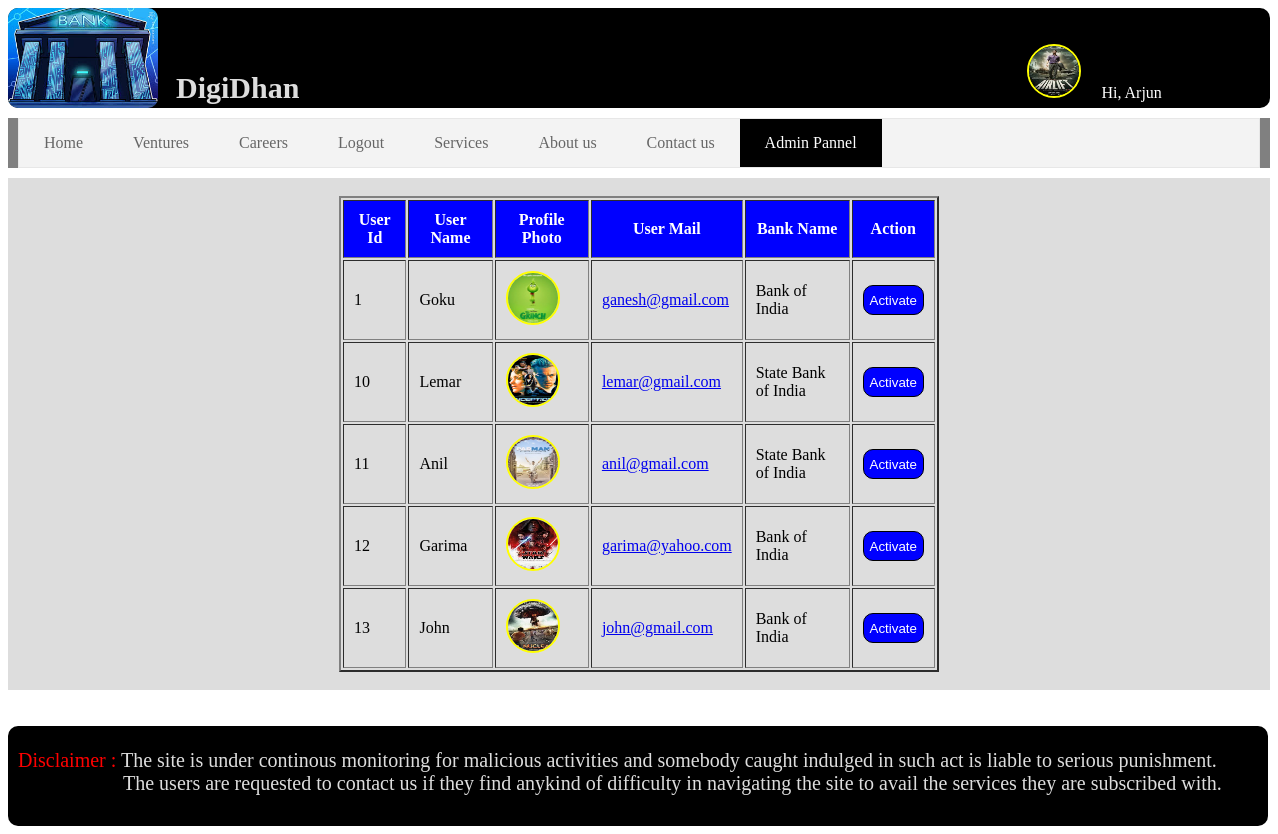
Page /admin_pannel.php (signed in) on the committed database.
### tables this page shows
CREATE TABLE `user` (
  `User_Id` int(11) NOT NULL,
  `User_Active_Status` int(1) NOT NULL DEFAULT '0',
  `User_Mail` varchar(100) NOT NULL,
  `User_Name` varchar(50) NOT NULL,
  `User_Password` varchar(50) NOT NULL,
  `User_Profile` varchar(400) NOT NULL,
  `User_Type` varchar(10) NOT NULL,
  `Bank_Name` varchar(50) NOT NULL,
  `Bank_Account_Number` varchar(20) NOT NULL
);

### admin_pannel.php (the view, shortened to what this page needs)
<?php
if(isset($_SESSION["User_Name"]) and $_SESSION["User_Type"]!='user')
{
?>
<!DOCTYPE html>
<html>
<head>
<link rel="stylesheet" type="text/css" href="index.css">
</head>
<body>
<div class="header">
<img src="SUPPORT_PIC/logo.jpeg" height="106px" width="200px" class="logo_img">
<br><br>&nbsp;&nbsp;&nbsp;&nbsp;&nbsp;&nbsp;&nbsp;&nbsp;&nbsp;&nbsp;&nbsp;&nbsp;&nbsp;&nbsp;&nbsp;
<font color="#ddd" class="logo_text"><b>DigiDhan</b></font>
<?php
echo'<img src="'.$_SESSION["User_Profile"].'" height="50px." width="50px." class="profile">';
echo'&nbsp;&nbsp;&nbsp;&nbsp;&nbsp;<font color="white">Hi, '.$_SESSION["User_Name"].'</font>';
echo'</div>';
echo'<div class="menu"><ul>';
  echo'<li><a  href="index.php">Home</a></li>';
  echo'<li><a href="ventures.php">Ventures</a></li>';
  echo'<li><a href="careers.php">Careers</a></li>';
  echo' <li><a href="logout.php">Logout</a></li>';
  echo'<li><a href="services.php">Services</a></li>';
  echo'<li><a href="about_us.php">About us</a></li>';
if($_SESSION["User_Type"]!='super')
{
  echo'<li><a href="contact_us.php">Contact us</a></li>';
}
else
{
echo'<li><a href="contact.php">Contact</a></li>';
}
if($_SESSION["User_Type"]==="admin" or $_SESSION["User_Type"]==="super")
{echo'<li><a class="active" href="">Admin Pannel</a></li>';
}
?>
</ul>
</div>
<div class="enclosure">
<br>
<center>
<?php
$server_address="localhost";
$server_user="root";
$server_password="";
$server_database="DigiDhan";
$con=mysqli_connect($server_address,$server_user,$server_password,$server_database);
if(!$con)
{
	echo'<div class="error"><h1>ERROR</h1><br><font color="red">The connection to the server is temporarily lost, Please try again later. You are being redirected to home page.<script>function err(){window.location.href="index.php";}setTimeout(err,2000);</script></div>';
}
else
{
$query="SELECT * FROM `user`";
	if($is_query_run=mysqli_query($con,$query))
	{
		echo'<table cellpadding="10px." border="2px." width="600px.">';
		echo'<tr bgcolor="blue">';
		echo'<th><font color="white">User Id</font></th>';
		echo'<th><font color="white">User Name</font></th>';
		echo'<th><font color="white">Profile Photo</font></th>';
		echo'<th><font color="white">User Mail</font></th>';
		echo'<th><font color="white">Bank Name</font></th>';
		echo'<th><font color="white">Action</font></th>';
		echo'</tr>';
		while($query_execute=mysqli_fetch_assoc($is_query_run))
		{
			$uid=$query_execute["User_Id"];
			$uname=$query_execute["User_Name"];
			$umail=$query_execute["User_Mail"];
			$uas=$query_execute["User_Active_Status"];
			$uprofile=$query_execute["User_Profile"];
			$utype=$query_execute["User_Type"];
			$bank=$query_execute["Bank_Name"];
			$acc=$query_execute["Bank_Account_Number"];
			if($utype!='admin' and $utype!='super')
			{
				if($uas==1)
				{
					echo'<tr bgcolor="white">';
					echo"<td>$uid</td>";
					echo"<td>$uname</td>";
					echo'<td><img src="'.$uprofile.'" class="profile"></td>';
					echo'<td><a href="mailto:'.$umail.'">'.$umail.'</a></td>';
					echo"<td>$bank</td>";
					echo'<td><form method="post" action="deactivation.php"><input type="hidden" value="'.$acc.'" name="acc"><input type="hidden" value="'.$umail.'" name="mail"><input type="submit" value="Deactivate" class="del_btn"></form></td>';
					echo'</tr>';
				}
				else
				{
					echo'<tr>';
					echo"<td>$uid</td>";
					echo"<td>$uname</td>";
					echo'<td><img src="'.$uprofile.'" class="profile"></td>';
					echo'<td><a href="mailto:'.$umail.'">'.$umail.'</a></td>';
					echo"<td>$bank</td>";
					echo'<td><form method="post" action="activation.php"><input type="hidden" value="'.$acc.'" name="acc"><input type="hidden" value="'.$umail.'" name="mail"><input type="submit" value="Activate" class="send_btn"></form></td>';
					echo'</tr>';
				}
			}
		}
		echo'</table>';
	}
}
?>
</center>
<br>
</div>
<br>
<br>
<div class="footer">
<br>
&nbsp;&nbsp;<font color="red">Disclaimer :</font> The site is under continous monitoring for malicious activities and somebody caught indulged in such act is liable to serious punishment.<br>&nbsp;&nbsp;&nbsp;&nbsp;&nbsp;&nbsp;&nbsp;&nbsp;&nbsp;&nbsp;&nbsp;&nbsp;&nbsp;&nbsp;&nbsp;&nbsp;&nbsp;&nbsp;&nbsp;&nbsp;&nbsp;&nbsp;&nbsp;The users are requested to contact us if they find anykind of difficulty in navigating the site to avail the services they are subscribed with.
</div>
</body>
</html>
<?php
}
else
{
echo'<br><br><br><div class="error"><h1>ERROR</h1><br><font color="red">Your credentials does not permit you to view this page1<script>function err(){window.location.href="index.php";}setTimeout(err,2000);</script></div>';
}
?>

### index.css (style rules this page uses)
.header { background-color : black; border-radius : 10px; height : 100px; }
.logo_img { height : 100px; width : 150px; border-radius : 10px; position : absolute; }
.logo_text { position : relative; font-size : 30px; font-family : Ubuntu Condensed; }
ul { list-style-type: none; margin: 10px; padding: 0; overflow: hidden; border: 1px solid #e7e7e7; background-color: #f3f3f3; }
li { float: left; }
li a { display: block; color: #666; text-align: center; padding: 15px 25px; text-decoration: none; }
li a.active { color: white; background-color: black; }
.menu { position : cover; background-color : grey; }
.footer { background-color : black; border-radius : 10px; height : 100px; width : 1260px; color : #ddd; font-size : 20px; overflow: hidden; }
.profile { height : 50px; width : 50px; border : 2px solid yellow; border-radius : 50px; }
.enclosure { background-color : #ddd; }
.send_btn { background-color : blue; color : white; border : 1px solid black; border-radius : 10px; height : 30px; }

### rows in the picture
user: User_Id "1", User_Name "Goku", User_Profile (picture), User_Mail "ganesh@gmail.com", Bank_Name "Bank of India"
user: User_Id "10", User_Name "Lemar", User_Profile (picture), User_Mail "lemar@gmail.com", Bank_Name "State Bank of India"
user: User_Id "11", User_Name "Anil", User_Profile (picture), User_Mail "anil@gmail.com", Bank_Name "State Bank of India"
user: User_Id "12", User_Name "Garima", User_Profile (picture), User_Mail "garima@yahoo.com", Bank_Name "Bank of India"
user: User_Id "13", User_Name "John", User_Profile (picture), User_Mail "john@gmail.com", Bank_Name "Bank of India"

### other values in the picture
$_SESSION["User_Name"] "Arjun"
